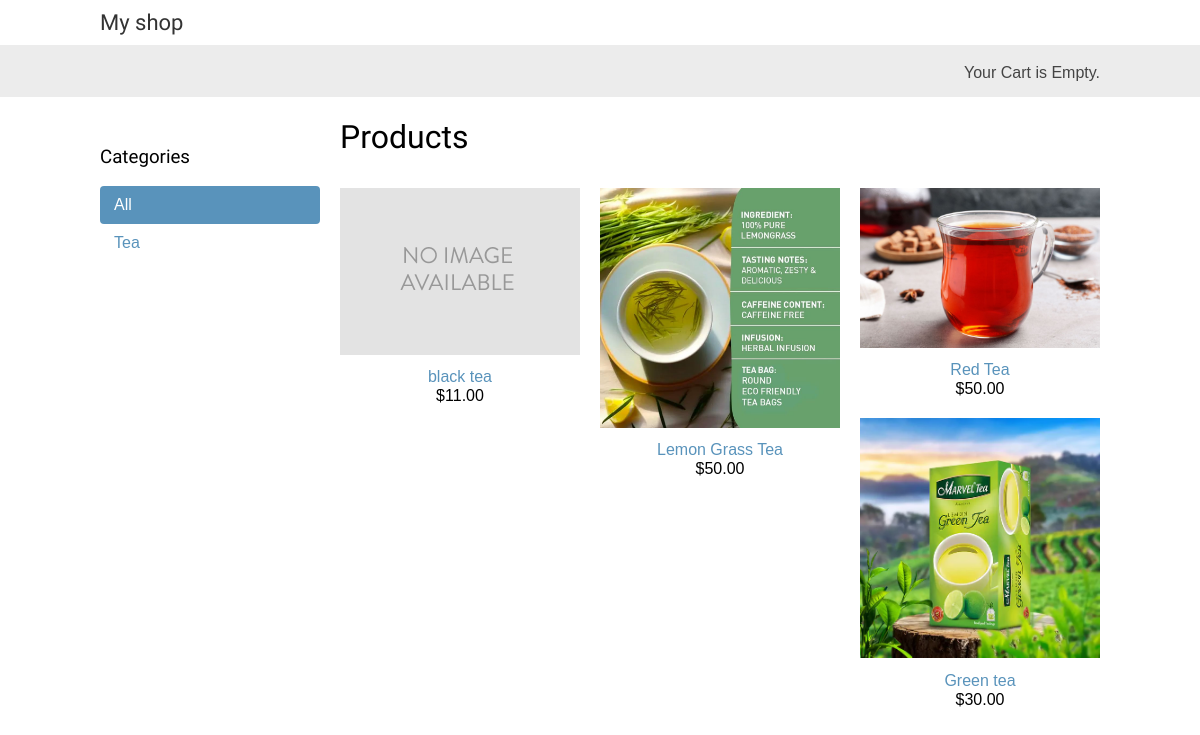
The app's page /, older data.
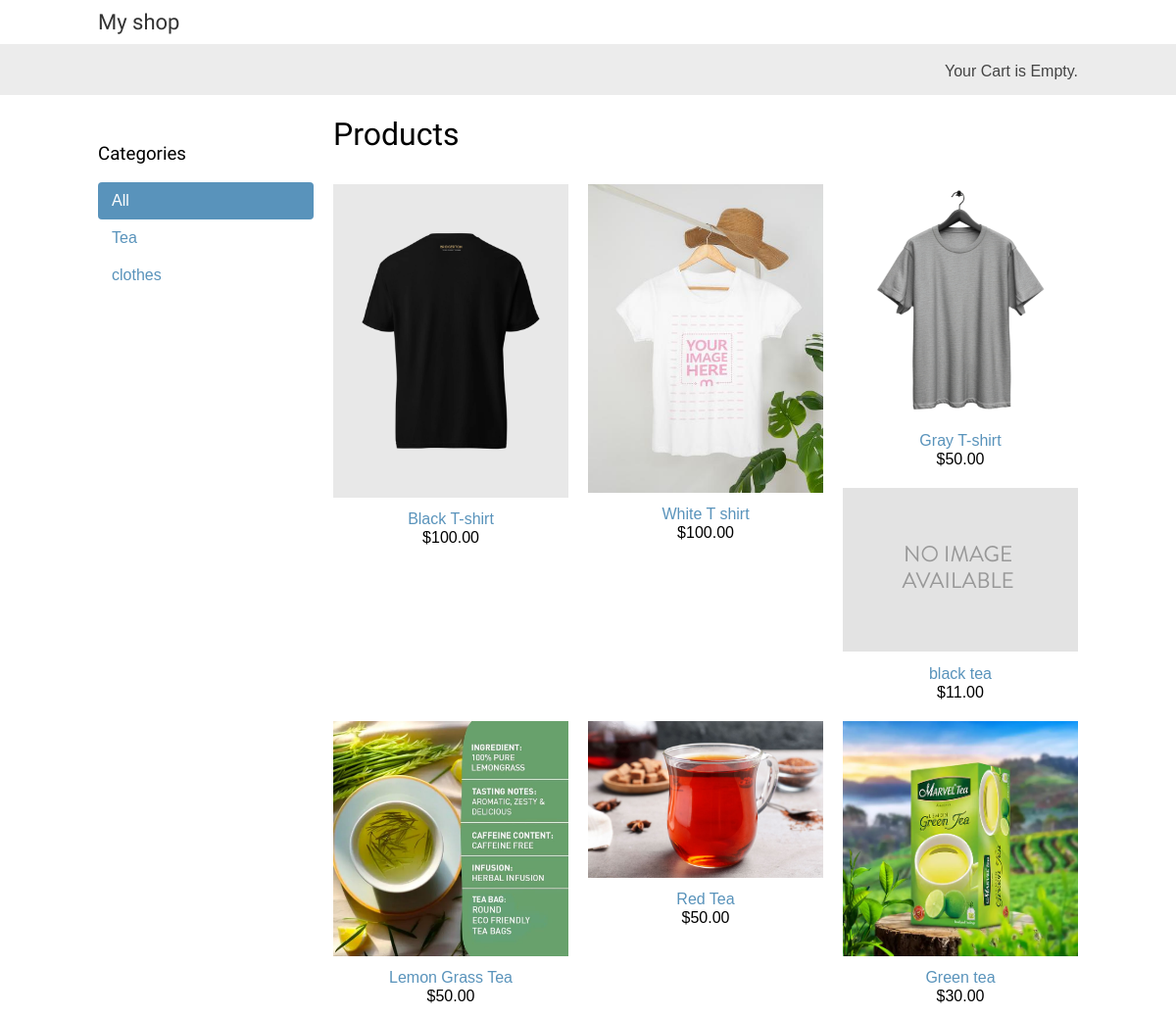
The same page, newer data.
### shop/models.py (models this page shows, shortened)
class Category(models.Model):
    name = models.CharField(max_length=200)
    slug = models.SlugField(max_length=200, unique=True)
    class Meta:
        ordering = ['name']
        indexes =[
            models.Index(fields=['name']),
        ]
        verbose_name = 'category'
        verbose_name_plural = 'categories'
    def get_absolute_url(self):
        return reverse(
            'shop:product_list_by_category', args=[self.slug]
        )

class Product(models.Model):
    category = models.ForeignKey(
        Category,
        related_name='products',
        on_delete=models.CASCADE
    )
    name = models.CharField(max_length=200)
    slug = models.SlugField(max_length=200, unique=True)
    image = models.ImageField(
        upload_to='products/%Y/%m/%d',
        blank=True,
    )
    description = models.TextField(blank=True)
    price = models.DecimalField(max_digits=10, decimal_places=2)
    available = models.BooleanField(default=True)
    created = models.DateTimeField(auto_now_add=True)
    updated = models.DateTimeField(auto_now=True)
    class Meta:
        ordering = ['-created']
        indexes = [
            models.Index(fields=['id', 'slug']),
            models.Index(fields=['name']),
            models.Index(fields=['-created']),
        ]
    def get_absolute_url(self):
        return reverse('shop:product_detail', args=[self.id, self.slug])

### shop/views.py (the view)
# urls.py: path('', views.product_list, name='product_list'),
def product_list(request, category_slug=None):
    category = None
    categories = Category.objects.all()
    products = Product.objects.filter(available=True)
    if category_slug:
        category = get_object_or_404(Category,slug=category_slug)
        products = products.filter(category=category)
    return render(
        request,
        'shop/product/list.html',
        {
            'category': category,
            'categories': categories,
            'products': products,
        }
    )

### cart/cart.py (called while the page is built)
    def __len__(self):
        print(f'length of cart: {len(self.cart)} products')
        return sum(item['quantity'] for item in self.cart.values())

### cart/context_processors.py (called while the page is built)
def cart(request):
    return {'cart': Cart(request)}

### shop/templates/shop/product/list.html (shortened to what this page needs)
{% extends "shop/base.html" %}
{% load static %}
{% block content %}
    <div id="sidebar">
        <h3>Categories</h3>
        <ul>
            <li {% if not category %}class="selected"{% endif %}>
                <a href="{% url 'shop:product_list' %}">All</a>
            </li>
            {% for c in categories %}
                <li {% if category.slug == c.slug %}class="selected" {% endif %}>
                    <a href="{{ c.get_absolute_url }}">{{ c.name }}</a>
                </li>
            {% endfor %}
        </ul>
    </div>
    <div id="main" class="product-list">
        <h1>{% if category %}{{ category.name }}{% else %}Products{% endif %}</h1>
        {% for product in products %}
            <div class="item">
                <a href="{{ product.get_absolute_url }}">
                    <img src="{% if product.image %}{{ product.image.url }}{% else %}
{% static "img/no_image.png" %}{% endif %}">
                </a>
                <a href="{{ product.get_absolute_url }}">{{ product.name }}</a>
                <br>
                ${{ product.price }}
            </div>
        {% endfor %}
    </div>
{% endblock %}

### shop/templates/shop/base.html (shortened to what this page needs)
{% load static %}
<!DOCTYPE html>
<html>
    <head>
        <link href="{% static 'css/base.css' %}" rel="stylesheet" >
    </head>
    <body>
        <div id="header">
            <a href="/" class="logo">My shop</a>
        </div>
        <div id="subheader">
            <div class="cart">
                {% with total_items=cart|length %}
                    {% if total_items > 0 %}
                        Your Cart:
                        <a href="{% url 'cart:cart_detail' %}">
                            {{ total_items }} item{{ total_items|pluralize }},
                            ${{ cart.get_total_price }}
                        </a>
                    {% elif not order %}
                        Your Cart is Empty.
                    {% endif %}
                {% endwith %}
            </div>
        </div>
        <div id="content">
            {% block content %}
            {% endblock %}
        </div>
    </body>
</html>

### shop/static/css/base.css (style rules this page uses)
body { margin:0; padding:0; font-family:helvetica, sans-serif; }
h1, h2, h3, h4, h5 , h6 { font-family: 'Ubuntu', sans-serif; font-weight:normal; }
a { text-decoration:none; color:#5993bb; }
#header { padding:10px 100px; font-size:18px; overflow:auto; }
#subheader { background:#ececec; color:#444; padding:15px 100px; overflow:auto; }
#header .logo { font-family: 'Ubuntu', sans-serif; float:left; color:#333; font-size:22px; margin-right:10%; }
#subheader .cart { float:right; padding-top:4px; }
#content { padding:0 100px; overflow:hidden; }
#sidebar { width:220px; padding:30px 20px 0 0; float:left; }
#sidebar ul { margin:0; padding:0; }
#sidebar ul li { margin:0; list-style:none; padding:10px 14px; }
#sidebar ul li a { display:block; }
#sidebar ul li.selected { background:#5993bb; border-radius:4px; }
#sidebar ul li.selected a { color:#fff; }
#main { float:left; width: 96%; margin-right:-220px; overflow:hidden; }
.product-list .item { width:25%; padding:10px 20px 10px 0; float:left; text-align:center; line-height:1.2; }
.product-list .item img { width:100%; height:auto; margin-bottom:8px; }

Row changes from the older to the newer data that the page shows:
added Category: name "clothes"
added Product: image (picture), name "Black T-shirt", price "100.00"
added Product: image (picture), name "White T shirt", price "100.00"
added Product: image (picture), name "Gray T-shirt", price "50.00"
